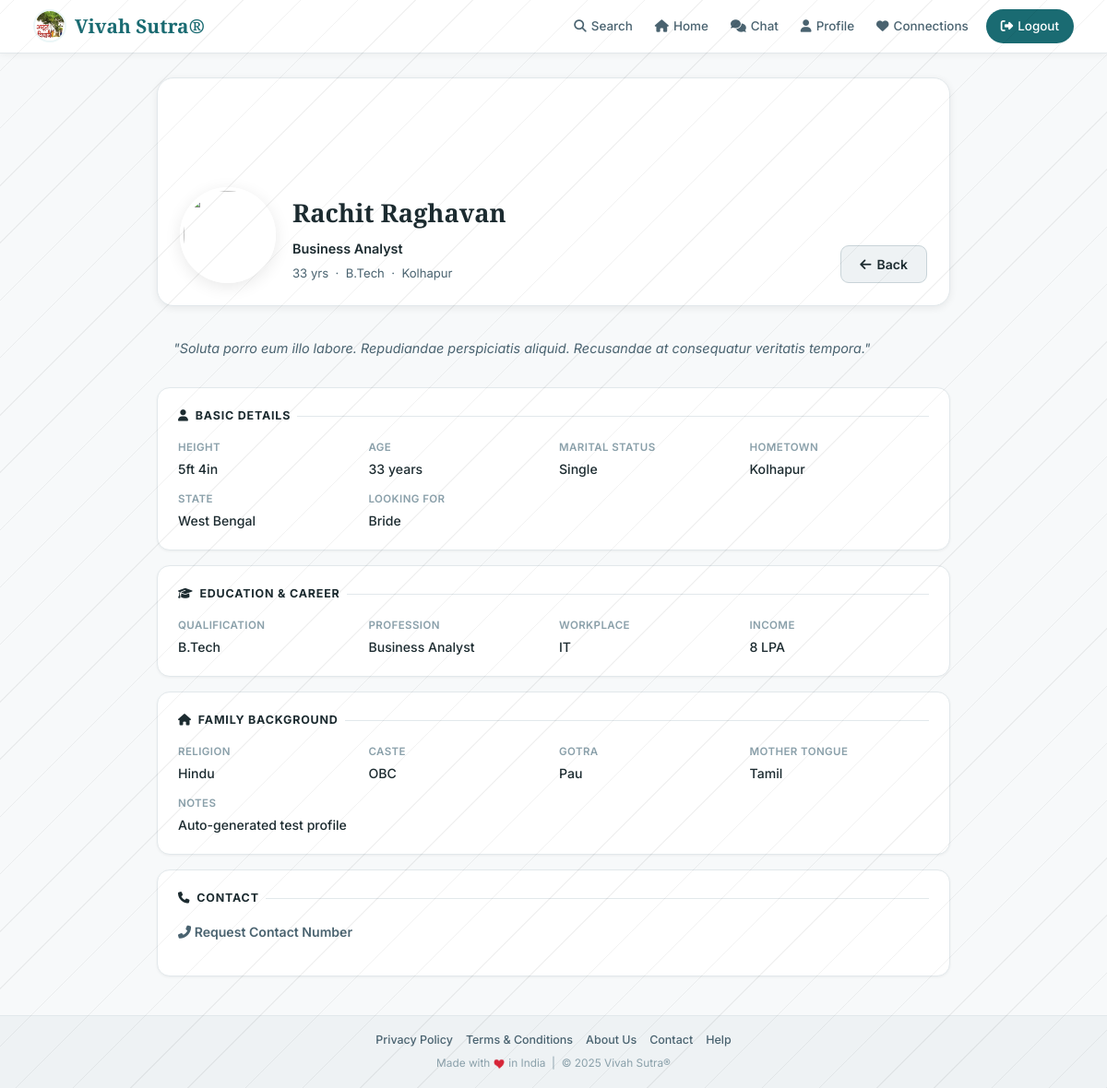
Screenshot of /auth/profile/1/ (signed in) with the database file from the repository.
### user/models.py (models this page shows, shortened)
class Profile(models.Model):
    GENDER_CHOICES = User.GENDER_CHOICES
    RELIGION_CHOICES = [
        ('Hindu', 'Hindu'),
        ('Muslim', 'Muslim'),
        ('Christian', 'Christian'),
        ('Sikh', 'Sikh'),
        ('Other', 'Other'),
    ]
    LOOKING_FOR_CHOICES = [
        ('Bride', 'Bride'),
        ('Groom', 'Groom'),
        ('Other', 'Other'),
    ]
    MARITAL_STATUS_CHOICES = [
    ('Never Married', 'Never Married'),
    ('Married', 'Married'),
    ('Divorced', 'Divorced'),
    ('Awaiting Divorce', 'Awaiting Divorce'),
    ('Annulled', 'Annulled'),
    ('Widowed', 'Widowed'),
]
    user = models.OneToOneField(User, on_delete=models.CASCADE, related_name='profile')
    full_name = models.CharField(max_length=100, blank=True, null=True, db_index=True)
    gender = models.CharField(max_length=10, choices=GENDER_CHOICES, null=True, blank=True, db_index=True)
    date_of_birth = models.DateField(null=True, blank=True, db_index=True)
    age = models.PositiveSmallIntegerField(default=20, db_index=True)  # Small integer saves space
    city = models.CharField(max_length=100, null=True, blank=True, db_index=True)
    state = models.CharField(max_length=100, null=True, blank=True, db_index=True)
    country = models.CharField(max_length=100, default='India', db_index=True)
    phone1 = models.CharField(max_length=20, null=True, blank=True, db_index=True)
    phone2 = models.CharField(max_length=20, null=True, blank=True, db_index=True)
    height = models.CharField(max_length=30, null=True, blank=True, db_index=True)
    religion = models.CharField(max_length=20,choices=RELIGION_CHOICES, null=True, blank=True, db_index=True)
    caste = models.CharField(max_length=100, blank=True, null=True, db_index=True)
    gotra = models.CharField(max_length=100, blank=True, null=True, db_index=True)
    mother_tongue = models.CharField(max_length=100, null=True, blank=True, db_index=True)
    education = models.CharField(max_length=200, null=True, blank=True, db_index=True)
    profession = models.CharField(max_length=200, null=True, blank=True, db_index=True)
    income = models.CharField(max_length=100, null=True, blank=True, db_index=True)
    occupation = models.CharField(max_length=100, null=True, blank=True, db_index=True)
    looking_for = models.CharField(choices=LOOKING_FOR_CHOICES, null=True, blank=True, db_index=True, max_length=20)
    bio = models.TextField(blank=True, null=True)
    notes = models.TextField(blank=True, null=True)
    marital_status = models.CharField(
    max_length=20,
    choices=MARITAL_STATUS_CHOICES,
    null=True,
    blank=True,
    db_index=True
)
    created_at = models.DateTimeField(auto_now_add=True)
    class Meta:
        indexes = [
            models.Index(fields=['full_name']),
            models.Index(fields=['gender']),
            models.Index(fields=['city']),
            models.Index(fields=['state']),
            models.Index(fields=['country']),
            models.Index(fields=['religion']),
            models.Index(fields=['profession']),
            models.Index(fields=['looking_for']),
            models.Index(fields=['age']),
        ]

### user/views.py (the view)
# urls.py: path("profile/<int:profile_id>/", views.profile_detail, name="profile_detail"),
@login_required
def profile_detail(request, profile_id):
    profile = get_object_or_404(Profile.objects.select_related('user'), id=profile_id)
    target_user = profile.user
    connected = False
    if request.user != target_user:
        connected = ConnectionRequest.objects.filter(
            (
                Q(sender=request.user, receiver=target_user) |
                Q(sender=target_user, receiver=request.user)
            ),
            is_accepted=True,
            connection_active=True
        ).exists()
    context = {
        'profile': profile,
        'connected': connected,
    }
    return render(request, 'user/profile_detail.html', context)

### user/context_processors.py (called while the page is built)
def fallback_images(request):
    return {
        "DEFAULT_FEMALE_FALLBACK_URL": getattr(
            settings,
            "DEFAULT_FEMALE_FALLBACK_URL",
            "https://krtiayhjqgtsruzboour.supabase.co/storage/v1/object/public/media/profile_images/femaledefault.png"
        ),
        "DEFAULT_MALE_FALLBACK_URL": getattr(
            settings,
            "DEFAULT_MALE_FALLBACK_URL",
            "https://krtiayhjqgtsruzboour.supabase.co/storage/v1/object/public/media/profile_images/maledefault.png"
        ),
    }

### templates/user/profile_detail.html (shortened to what this page needs)
{% extends "./base.html" %}
{% load static %}
{% block content %}
<div class="pd-wrap">
  <div class="pd-header">
    <div class="pd-header-bg"></div>
    <div class="pd-header-body">
      {% with pictures=profile.user.pictures.all %}
        {% if pictures %}
          <img src="{{ pictures.0.picture_url }}" alt="{{ profile.full_name }}" class="pd-avatar"
            onclick="openModal([{% for p in pictures %}'{{ p.picture_url }}'{% if not forloop.last %},{% endif %}{% endfor %}], '{{ pictures.0.picture_url }}')">
        {% elif profile.gender == "Male" %}
          <img src="{{ DEFAULT_MALE_FALLBACK_URL }}" class="pd-avatar">
        {% else %}
          <img src="{{ DEFAULT_FEMALE_FALLBACK_URL }}" class="pd-avatar">
        {% endif %}
      {% endwith %}
      <div class="pd-header-info">
        <div class="pd-name">
          {{ profile.full_name }}
        </div>
        <div class="pd-profession">{{ profile.profession }}</div>
        <div class="pd-meta">{{ profile.age }} yrs &nbsp;·&nbsp; {{ profile.education }} &nbsp;·&nbsp; {{ profile.city }}</div>
      </div>
      <div class="pd-header-actions">
        {% if connected %}
          <a href="{% url 'chat' profile.user.id %}" class="btn btn-primary"><i class="fas fa-comments"></i> Chat</a>
        {% else %}
          <button class="btn btn-primary btn-connect" onclick="sendRequest('{{ profile.user.id }}', this)">
            <i class="fas fa-user-plus"></i> Connect
          </button>
        {% endif %}
        <a href="{% url 'user_dashboard' %}" class="btn btn-secondary"><i class="fas fa-arrow-left"></i> Back</a>
      </div>
    </div>
  </div>
  {% if profile.bio %}
  <div class="pd-bio">"{{ profile.bio }}"</div>
  {% endif %}
  <div class="pd-section">
    <div class="pd-section-title"><i class="fas fa-user"></i> Basic Details</div>
    <div class="pd-grid">
      <div class="pd-field"><span class="lbl">Height</span><span class="val">{{ profile.height|default:"—" }}</span></div>
      <div class="pd-field"><span class="lbl">Age</span><span class="val">{{ profile.age }} years</span></div>
      <div class="pd-field"><span class="lbl">Marital Status</span><span class="val">{{ profile.marital_status|default:"—" }}</span></div>
      <div class="pd-field"><span class="lbl">Hometown</span><span class="val">{{ profile.city|default:"—" }}</span></div>
      <div class="pd-field"><span class="lbl">State</span><span class="val">{{ profile.state|default:"—" }}</span></div>
      <div class="pd-field"><span class="lbl">Looking For</span><span class="val">{{ profile.looking_for|default:"—" }}</span></div>
    </div>
  </div>
  <div class="pd-section">
    <div class="pd-section-title"><i class="fas fa-graduation-cap"></i> Education &amp; Career</div>
    <div class="pd-grid">
      <div class="pd-field"><span class="lbl">Qualification</span><span class="val">{{ profile.education|default:"—" }}</span></div>
      <div class="pd-field"><span class="lbl">Profession</span><span class="val">{{ profile.profession|default:"—" }}</span></div>
      <div class="pd-field"><span class="lbl">Workplace</span><span class="val">{{ profile.occupation|default:"—" }}</span></div>
      <div class="pd-field"><span class="lbl">Income</span><span class="val">{{ profile.income|default:"—" }}</span></div>
    </div>
  </div>
  <div class="pd-section">
    <div class="pd-section-title"><i class="fas fa-home"></i> Family Background</div>
    <div class="pd-grid">
      <div class="pd-field"><span class="lbl">Religion</span><span class="val">{{ profile.religion|default:"—" }}</span></div>
      <div class="pd-field"><span class="lbl">Caste</span><span class="val">{{ profile.caste|default:"—" }}</span></div>
      <div class="pd-field"><span class="lbl">Gotra</span><span class="val">{{ profile.gotra|default:"—" }}</span></div>
      <div class="pd-field"><span class="lbl">Mother Tongue</span><span class="val">{{ profile.mother_tongue|default:"—" }}</span></div>
      {% if profile.notes %}
      <div class="pd-field" style="grid-column: 1/-1;"><span class="lbl">Notes</span><span class="val">{{ profile.notes }}</span></div>
      {% endif %}
    </div>
  </div>
  <div class="pd-section">
    <div class="pd-section-title"><i class="fas fa-phone"></i> Contact</div>
    <p style="font-size:.88rem;color:var(--text-2);">
      <span id="reqContact" style="color:var(--rose);cursor:pointer;font-weight:600;">
        <i class="fas fa-phone-alt"></i> Request Contact Number
      </span>
    </p>
  </div>
</div>
{% endblock %}

### main/static/user/css/style.css (style rules this page uses)
:root { --brand: #1A6B72; --brand-dark: #124E54; --brand-mid: #2A8F98; --brand-tint: #EBF6F7; --brand-glow: rgba(26,107,114,.12); --amber: #C8832A; --amber-light: #F5DEB3; --amber-tint: #FDF6EC; --emerald: #2E7D5E; --emerald-light:#E6F4EE; --bg: #F7F9FA; --surface: #FFFFFF; --surface-2: #EEF2F4; --border: #E2E8EB; --border-med: #C8D3D8; --text-1: #1C2B30; --text-2: #4A6370; --text-3: #8AA0AA; --success: #2E7D5E; --warning: #C8832A; --error: #C0392B; --info: #1A6B72; --font-display: 'Playfair Display', Georgia, serif; --font-script: 'Great Vibes', cursive; --font-body: 'Inter', system-ui, sans-serif; --sp-1:4px; --sp-2:8px; --sp-3:12px; --sp-4:16px; --sp-5:20px; --sp-6:24px; --sp-8:32px; --sp-10:40px; --sp-12:48px; --sp-16:64px; --r-sm:6px; --r-md:12px; --r-lg:18px; --r-xl:24px; --r-full:9999px; --shadow-xs: 0 1px 3px rgba(0,0,0,.05); --shadow-sm: 0 2px 8px rgba(0,0,0,.07); --shadow-md: 0 4px 18px rgba(0,0,0,.09); --shadow-lg: 0 8px 32px rgba(0,0,0,.11); --ease: all .22s ease; --ease-out: all .3s cubic-bezier(.22,.61,.36,1); --color-primary-bg: var(--bg); --color-secondary-bg: var(--surface-2); --color-accent-1: var(--brand); --color-accent-2: var(--amber); --color-highlight: var(--brand-mid); --color-text-primary: var(--text-1); --color-text-secondary: var(--text-2); --color-success: var(--emerald); }
*, *::before, *::after { box-sizing: border-box; margin: 0; padding: 0; }
html { scroll-behavior: smooth; view-transition-name: root; }
body { font-family: var(--font-body); background: var(--bg); color: var(--text-1); line-height: 1.65; -webkit-font-smoothing: antialiased; overflow-x: hidden; }
img { max-width: 100%; display: block; }
a { color: inherit; text-decoration: none; }
.btn { display: inline-flex; align-items: center; justify-content: center; gap: var(--sp-2); padding: 9px 20px; font-size: .875rem; font-weight: 600; border-radius: var(--r-sm); border: none; cursor: pointer; transition: var(--ease-out); text-decoration: none; white-space: nowrap; font-family: var(--font-body); }
.btn-primary { background: var(--brand); color: #fff; }
.btn-secondary { background: var(--surface-2); color: var(--text-1); border: 1.5px solid var(--border-med); }

### templates/user/base.html (style rules this page uses)
a { transition: color .18s ease, background .18s ease, opacity .18s ease; }

### rows the page displays
Profile: full_name "Rachit Raghavan", profession "Business Analyst", age "33", education "B.Tech", city "Kolhapur", bio "Soluta porro eum illo labore. Repudiandae perspiciatis aliquid. Recusandae at consequatur veritatis tempora.", height "5ft 4in", marital_status "Single", state "West Bengal", looking_for "Bride", occupation "IT", income "8 LPA", religion "Hindu", caste "OBC", gotra "Pau", mother_tongue "Tamil", notes "Auto-generated test profile"
